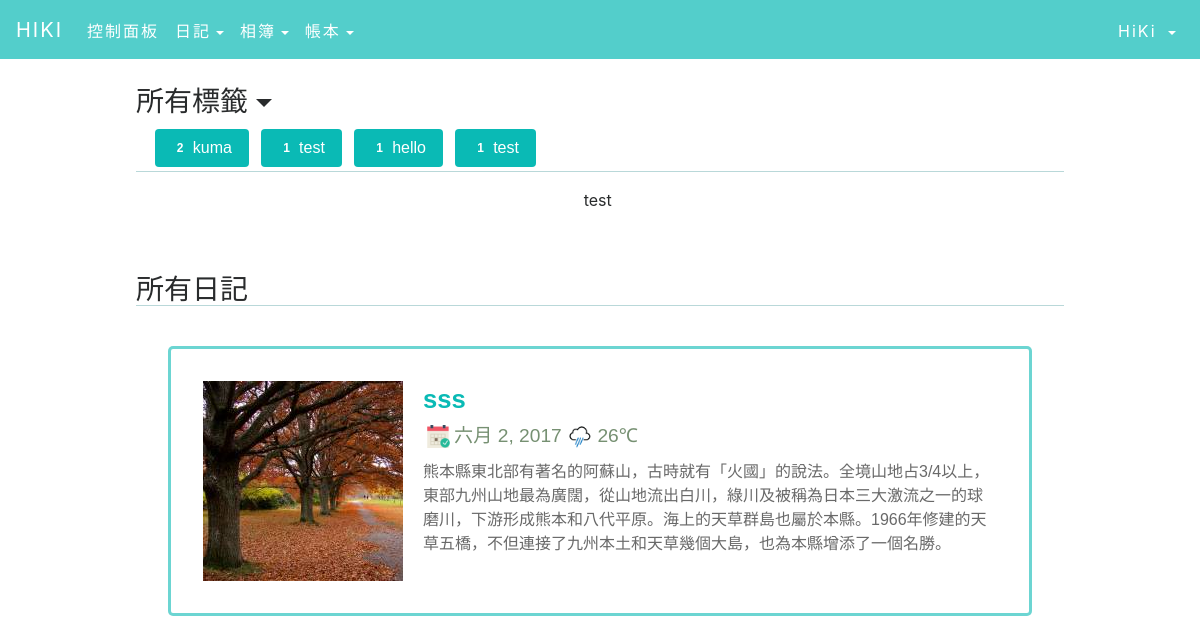
Screenshot of /zh-hant/diary/tag/ (signed in) with the database file from the repository.
### diary/models.py (models this page shows, shortened)
class Tag(models.Model):
    name = models.CharField(max_length=20, unique=True,)
    def __str__(self):
        return self.name

class Diary(models.Model):
    AUTH_CHOICES = (
        ('Private', _('Private')),
        ('Public', _('Public')),
    )
    user = models.ForeignKey(
        User,
        on_delete=models.CASCADE,
        default=0,
    )
    post_type = models.CharField(
        max_length=30,
        choices=AUTH_CHOICES,
        default=AUTH_CHOICES[0][0],
    )
    title = models.CharField(max_length=30,)
    date = models.DateField()
    content = models.TextField(max_length=1000,)
    location = models.ForeignKey(
        Map,
        on_delete=models.CASCADE,
        blank=True, null=True,
    )
    tags = models.ManyToManyField(Tag, blank=True,)
    weather_meantemp = models.CharField(
        max_length=50, default='', editable=False,
        blank=True, null=True,)
    weather_cond = models.CharField(
        max_length=50, default='', editable=False,
        blank=True, null=True,)
    class Meta:  # 排序用
        ordering = ['date']

### users/models.py (models this page shows, shortened)
class User(AbstractBaseUser, PermissionsMixin):
    email = models.EmailField(
        verbose_name=_("Email Address"),
        max_length=255, unique=True, db_index=True,
    )
    name = models.CharField(
        verbose_name=_("User Name"),
        max_length=100, default='',
    )
    photo = models.ImageField(
        verbose_name=_('Photo'),
        blank=True, default='', upload_to='avatars/'
    )
    bio = models.TextField(
        verbose_name=_('Biography'),
        max_length=1000, blank=True, default='',
        help_text=_(
            "Describe yourself with 500 characters or less. "
            "There will be no formatting."
        ),
    )
    verified = models.BooleanField(
        verbose_name=_('verified'),
        default=False,
        help_text=_(
            "Designates whether the user has verified email ownership."
        ),
    )
    is_staff = models.BooleanField(
        verbose_name=_('staff status'),
        default=False,
        help_text=_(
            "Designates whether the user can log into this admin site."
        ),
    )
    is_active = models.BooleanField(
        verbose_name=_('active'),
        default=True,
        help_text=_(
            "Designates whether this user should be treated as "
            "active. Unselect this instead of deleting accounts."
        ),
    )
    date_joined = models.DateTimeField(
        verbose_name=_('date joined'),
        default=timezone.now
    )
    objects = UserManager()
    USERNAME_FIELD = 'email'
    REQUIRED_FIELDS = []
    class Meta:
        verbose_name = _('users')
        verbose_name_plural = _('users')
        swappable = 'AUTH_USER_MODEL'
    @property
    def is_valid_user(self):
        return (
            self.verified and self.is_active and self.name
        )

### diary/views.py (the view)
@login_required
@user_valid
def tag(request):
    tagList = []
    for diary in request.user.diary_set.all():
        for tag in diary.tags.all():
            if not tag in tagList:
                tagList.append(tag)
    if request.method == 'POST':
        tagID = request.POST.get('tag')
        tagDiary = Tag.objects.get(id=tagID).diary_set.all()
    return render(request, 'diary/display-tag.html', locals())

### templates/diary/display-tag.html (shortened to what this page needs)
{% load static i18n %}
<!DOCTYPE html>
  <head>
    <link rel="stylesheet" href="{% static 'css/main.css' %}">
    {% include 'include/bootstrap.html' %}
  </head>
  {% include 'include/nav.html' with name=user.name title='tag_' %}
  <body>
    <main class="d-flex flex-column justify-content-center align-items-center">
        <div class="dropdown w-100 p-3">
            <header class="h3 dropdown-toggle mb-2" data-toggle="collapse" data-target="#tags">{% trans "所有標籤" %}</header>
            <div class="container">
                <div id="tags" class="show">
                    <span>
                      {% for tag in tagList %}
                          <button type="submit" class="tag btn ml-1 custom-button" style="display:inline;" name="tag" value={{ tag.id }} >
                              <span class="badge">{{ tag.diary_set.all|length }}</span> {{ tag.name }}
                          </button>
                      {% endfor %}
                    </span>
                </div>
            </div>
            <hr>
        </div>
        {{ tagList.1 }}
        {% include 'diary/display.html' with diary_list=tagList.1.diary_set.all %}
    </main>
  </body>
</html>

### templates/include/bootstrap.html (shortened to what this page needs)
{% load static %}
	<link rel="stylesheet" href="{% static 'bootstrap/css/bootstrap.min.css' %}">
	<link rel="stylesheet" href="{% static 'font-awesome/css/font-awesome.min.css' %}">

### templates/include/nav.html (shortened to what this page needs)
﻿{% load static i18n %}
<nav class="navbar navbar-toggleable-md navbar-light fixed-top w-100">
    <a href="/" class="navbar-brand">HIKI</a>
    <div id="navbar-collapse-1" class="collapse navbar-collapse">
        <ul class="navbar-nav">
            <li id="user_dashboard_" class="nav-item">
                <a class="nav-link" href="{% url 'user_dashboard' %}">{% trans "DashBoard" %}</a>
            </li>
            <li id="diary_" class="nav-item dropdown">
                <a class="nav-link dropdown-toggle" data-toggle="dropdown" href="/">{% trans "日記" %}</a>
            </li>
            <li id="photo_" class="nav-item dropdown">
                <a class="nav-link dropdown-toggle" data-toggle="dropdown" href="{% url 'gallery' %}">{% trans "相簿" %}</a>
            </li>
            <li id="tally_" class="nav-item dropdown">
                <a class="nav-link dropdown-toggle" data-toggle="dropdown" href="{% url 'tally' %}">{% trans "帳本" %}</a>
            </li>
        </ul>
        <ul class="navbar-nav ml-auto">
            <li class="nav-item dropdown">
                <a class="nav-link dropdown-toggle" data-toggle="dropdown" href="#" id="navbarDropdownMenuLink" aria-haspopup="true" aria-expanded="false">
		                 {{ name }}
                </a>
            </li>
        </ul>
    </div>
</nav>

### templates/diary/display.html (shortened to what this page needs)
{% load static i18n %}
<!DOCTYPE html>
<head>
    {% include 'include/bootstrap.html' %}
    <link rel="stylesheet" href="{% static 'css/main.css' %}">
</head>
{% include 'include/nav.html' with name=user.name title='diary_' %}
<body>
    <main class="d-flex flex-column justify-content-center align-items-center">
        <header class="h3 w-100 p-3">{% trans "所有日記" %}
            <hr>
        </header>
        {% include 'diary/diary-list.html' with diary_list=diary_list %}
    </main>
</body>
</html>

### templates/diary/diary-list.html (shortened to what this page needs)
{% load static %}
{% for diary in diary_list %}
<div class="carousel-row d-flex flex-column flex-sm-row">
    <div id="carouselExampleControls" class="carousel slide d-flex justify-content-center mr-sm-3 mb-3 mb-sm-0" data-ride="carousel" data-interval="4000">
        <div class="carousel-inner" role="listbox">
            {% if diary.image_set.all|length == 0 %}
            <div class="carousel-item active">
                <img class="d-block img-fluid" src="{% static 'img/default-img-1.jpg' %}">
            </div>
            {% else %}
            {% for i in diary.image_set.all %}
            <div class='carousel-item {{ forloop.first|yesno:"active," }}'>
                <img class="img-rounded" src="{{ i.img.url }}" onerror="this.style.display='none'" style="display:block; margin:auto;" width="200" height="200">
            </div>
            {% endfor %}
            {% endif %}
        </div>
    </div>
    <div id="article" class="d-flex flex-column mw-80%">
        <header class="h3 m-1"><strong>{{ diary.title }}</strong></header>
        <p class="m-1">
        	<span>
        		<img class="m-1" width="23" height="23" src="{% static 'icon/detail/date.png' %}">{{ diary.date }}
        	</span>
        	<span>
            	{% with '/icon/weather/'|add:diary.weather_cond|add:'.png' as image_static %}
            	<img src="{% static image_static %}" onerror="this.style.display='none'" alt="null" height="25" width="25">
            	{{ diary.weather_meantemp }}℃
            	{% endwith %}
            </span>
        </p>
        <p class="JQellipsis m-1">
            {{ diary.content }}
        </p>
    </div>
</div>
{% endfor %}

### staticfiles/css/main.css (style rules this page uses)
html, body { width:100%; margin:0; padding:0; }
.custom-button { background-color: #0ABAB5; color:white; }
hr { width:100%; margin:0; height:.1px; background-color:rgba(10,181,186,0.2); }

### templates/diary/display-tag.html (style rules this page uses)
html body { background-color: #FFF; margin: 0; width:100%; }
main { max-width: 960px; margin: 0 auto; }
.tag { white-space: nowrap; overflow: hidden; text-overflow: ellipsis; max-width: 80%; border-radius: 10px; margin: 0.25em; }

### templates/include/nav.html (style rules this page uses)
.navbar, .dropdown-menu { background-color: #53cecb !important; letter-spacing: 2px !important; }
#navbar-collapse-1 { padding-top: 3px; }
.navbar-brand, .navbar-nav > li > a, .dropdown-menu > li > a { color: white !important; }
.active > a, .dropdown-item.active, .dropdown-item:active { color: #0ABAB5 !important; background-color: rgba(255, 255, 255, .5) !important; }

### templates/diary/display.html (style rules this page uses)
html body { background-color: white; width: 100%; margin: 0; }
main { max-width: 960px; margin: 0 auto; }

### templates/diary/diary-list.html (style rules this page uses)
.carousel-row { width: 90%; min-height: 25%; background-color: #FFF; border-radius: 5px; margin-top: 0.5em; border: solid rgba(10, 186, 181, 0.6); border-width: 3px; padding: 2rem; margin: 1rem; }
.carousel-inner { height: 200px; width: 200px; padding: 0; display: flex; align-content: center; align-items: center; align-self: center; overflow: hidden; }
#article header { color: #0ABAB5; font-family: Montserrat, sans-serif; font-size: 1.6em; }
#article p span { color: #769072; font-size: 1.2rem; }
#article p { color: #696969; font-family: Montserrat, sans-serif; font-size: 1em; }

### rows the page displays
Tag: diary_set.all|length "2", name "kuma"
Tag: diary_set.all|length "1", name "test"
Tag: diary_set.all|length "1", name "hello"
Tag: diary_set.all|length "1", name "test"
User: name "HiKi"
Diary: title "sss", date "六月 2, 2017", weather_meantemp "26", content "熊本縣東北部有著名的阿蘇山，古時就有「火國」的說法。全境山地占3/4以上，東部九州山地最為廣闊，從山地流出白川，綠川及被稱為日本三大激流之一的球磨川，下游形成熊本和八代平原。海上的天草群島也屬於本縣。1966年修建的天草五橋，不但連接了九州本土和天草幾個大島，也為本縣增添了一個名勝。"
